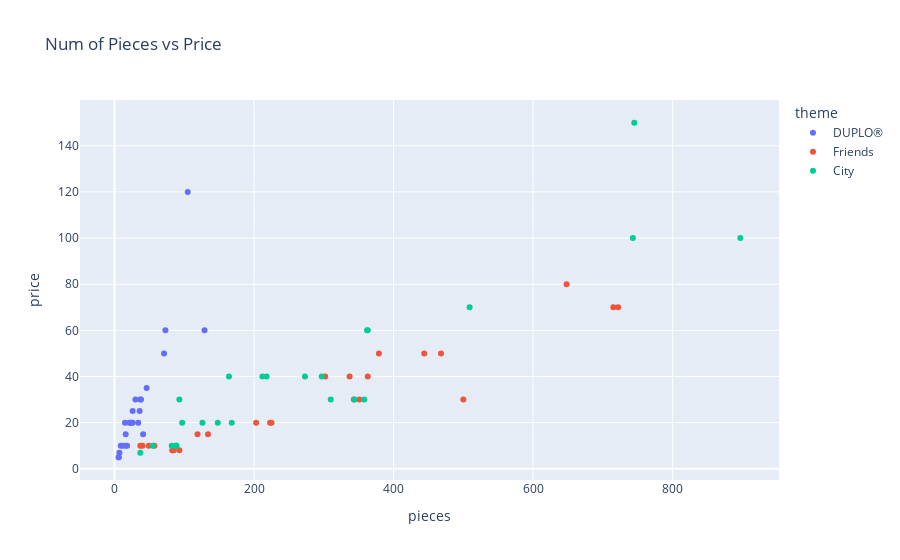

Here is the notebook cell this chart was saved with:
### Markdown cell above
A) Make a scatter plot of the numer of pieces vs the price. Color the data by the lego them and add teh set name as your hover data<br>
B) Answer the three questions by describing what you see in the graph.

### Code cell
#A
fig = px.scatter(DF, 
                 x = 'pieces',
                 y = 'price',
                 title = 'Num of Pieces vs Price', 
                 hover_data = 'set_name',
                 color = 'theme')
fig.show()

### Figure 1 — Plotly figure (JSON) as saved in the notebook; plotly's stock layout.template omitted (floating-point values rounded to 4 significant figures)
{"data": [{"customdata": [["My First Ladybird"], ["My First Race Car"], ["My First Celebration"], ["Large Playground Brick Box"], ["Farmers' Market"], ["Farm Animals"], ["Train Bridge and Tracks"], ["Cargo Train"], ["Spider-Man & Hulk Adventures"], ["Rapunzel's Tower"], ["Train Tracks"], ["My First Fun Puzzle"], ["My First Car Creations"], ["Fire Truck"], ["Baby Animals"], ["Tropical Island"], ["Plane"], ["Submarine Adventure"], ["Alphabet Truck"], ["Tow Truck"], ["Super Heroes Lab"], ["Bedroom"], ["Pizza Stand"], ["Bakery"], ["Modular Playhouse"]], "hovertemplate": "theme=DUPLO®<br>pieces=%{x}<br>price=%{y}<br>set_name=%{customdata[0]}<extra></extra>", "legendgroup": "DUPLO®", "marker": {"color": "#636efa", "symbol": "circle"}, "mode": "markers", "name": "DUPLO®", "orientation": "v", "showlegend": true, "type": "scatter", "x": [6, 6, 41, 71, 26, 16, 26, 105, 38, 37, 23, 15, 34, 21, 9, 73, 12, 24, 36, 7, 30, 16, 18, 46, 129], "xaxis": "x", "y": [4.99, 4.99, 14.99, 49.99, 19.99, 9.99, 24.99, 120.0, 29.99, 29.99, 19.99, 19.99, 19.99, 19.99, 9.99, 59.99, 9.99, 19.99, 24.99, 6.99, 29.99, 14.99, 9.99, 34.99, 59.99], "yaxis": "y"}, {"customdata": [["Stephanie's Soccer Practice"], ["Olivia's Mission Vehicle"], ["Mia's Tree House"], ["Friendship House"], ["Friends Advent Calendar"], ["Stephanie's Heart Box"], ["Mia's Heart Box"], ["Mia's Forest Adventures"], ["Stephanie's Obstacle Course"], ["Mia's House"], ["Andrea's Pool Party"], ["Turtles Rescue Mission"], ["Dolphins Rescue Mission"], ["Andrea's Summer Heart Box"], ["Olivia's Summer Heart Box"], ["Heartlake City Hospital"], ["Puppy Playground"], ["Andrea's Play Cube - Singer"], ["Mia's Play Cube - Veterinarian"], ["Mia's Play Cube - Cinema"], ["Baby Elephant Jungle Rescue"], ["Tiger Hot Air Balloon Jungle Rescue"], ["Jungle Rescue Base"], ["Emma's Fashion Shop"], ["Beach House"]], "hovertemplate": "theme=Friends<br>pieces=%{x}<br>price=%{y}<br>set_name=%{customdata[0]}<extra></extra>", "legendgroup": "Friends", "marker": {"color": "#EF553B", "symbol": "circle"}, "mode": "markers", "name": "Friends", "orientation": "v", "showlegend": true, "type": "scatter", "x": [119, 223, 351, 722, 500, 85, 83, 134, 337, 715, 468, 225, 363, 83, 93, 379, 57, 49, 40, 37, 203, 302, 648, 343, 444], "xaxis": "x", "y": [14.99, 19.99, 29.99, 69.99, 29.99, 7.99, 7.99, 14.99, 39.99, 69.99, 49.99, 19.99, 39.99, 7.99, 7.99, 49.99, 9.99, 9.99, 9.99, 9.99, 19.99, 39.99, 79.99, 29.99, 49.99], "yaxis": "y"}, {"customdata": [["Off-Road Chase"], ["Mountain Fugitives"], ["Dirt Road Pursuit"], ["Pickup & Caravan"], ["Heavy Cargo Transport"], ["Mining Team"], ["People Pack - Outdoor Adventures"], ["Parachute Arrest"], ["Dock Side Fire"], ["Fire Station"], ["Fire Plane"], ["Construction Loader"], ["Diving Yacht"], ["Harvester Transport"], ["Mars Research Shuttle"], ["Police Helicopter Chase"], ["Police Monster Truck Heist"], ["Police Station"], ["Fire Helicopter Response"], ["Street Sweeper"], ["Monster Truck"], ["Construction Bulldozer"], ["Tuning Workshop"], ["Ocean Exploration Ship"], ["Safari Off-Roader"]], "hovertemplate": "theme=City<br>pieces=%{x}<br>price=%{y}<br>set_name=%{customdata[0]}<extra></extra>", "legendgroup": "City", "marker": {"color": "#00cc96", "symbol": "circle"}, "mode": "markers", "name": "City", "orientation": "v", "showlegend": true, "type": "scatter", "x": [37, 88, 297, 344, 310, 82, 164, 218, 97, 509, 363, 88, 148, 358, 273, 212, 362, 743, 93, 89, 55, 126, 897, 745, 168], "xaxis": "x", "y": [6.99, 9.99, 39.99, 29.99, 29.99, 9.99, 39.99, 39.99, 19.99, 69.99, 59.99, 9.99, 19.99, 29.99, 39.99, 39.99, 59.99, 99.99, 29.99, 9.99, 9.99, 19.99, 99.99, 150.0, 19.99], "yaxis": "y"}], "layout": {"legend": {"title": {"text": "theme"}, "tracegroupgap": 0}, "title": {"text": "Num of Pieces vs Price"}, "xaxis": {"anchor": "y", "domain": [0, 1], "title": {"text": "pieces"}}, "yaxis": {"anchor": "x", "domain": [0, 1], "title": {"text": "price"}}}}
